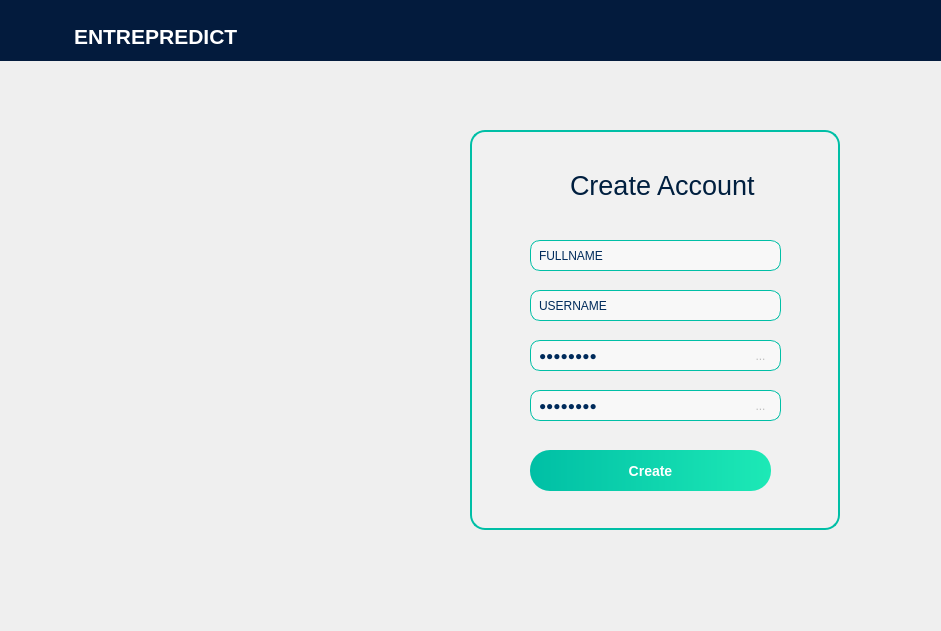
<?xml version="1.0" encoding="UTF-8"?>
<ui version="4.0">
 <class>Form</class>
 <widget class="QWidget" name="Form">
  <property name="geometry">
   <rect>
    <x>0</x>
    <y>0</y>
    <width>941</width>
    <height>631</height>
   </rect>
  </property>
  <property name="windowTitle">
   <string>Form</string>
  </property>
  <widget class="QWidget" name="mainwidget2" native="true">
   <property name="geometry">
    <rect>
     <x>0</x>
     <y>0</y>
     <width>941</width>
     <height>631</height>
    </rect>
   </property>
   <property name="styleSheet">
    <string notr="true">QWidget {
    background-color: qlineargradient(
        spread:pad,
        x1:0, y1:0, x2:1, y2:1,
        stop:0 #ffffff,
        stop:0.4 #cbf7ff,
        stop:1 #a6ecf7
    );
}

</string>
   </property>
   <widget class="QWidget" name="mainwidget" native="true">
    <property name="enabled">
     <bool>true</bool>
    </property>
    <property name="geometry">
     <rect>
      <x>0</x>
      <y>0</y>
      <width>941</width>
      <height>631</height>
     </rect>
    </property>
    <property name="styleSheet">
     <string notr="true">#label_phrase{
    font-family: &quot;Open Sans Light&quot;;
    font-size: 12pt;
    font-weight: 300;
    color: #002B5B;
    border: none;              /* removes the border completely */
    background: transparent;   /* ensures no background box */
}
</string>
    </property>
    <widget class="QLabel" name="label_logo">
     <property name="geometry">
      <rect>
       <x>70</x>
       <y>150</y>
       <width>311</width>
       <height>331</height>
      </rect>
     </property>
     <property name="sizePolicy">
      <sizepolicy hsizetype="Preferred" vsizetype="Preferred">
       <horstretch>150</horstretch>
       <verstretch>150</verstretch>
      </sizepolicy>
     </property>
     <property name="styleSheet">
      <string notr="true">#label_logo{
border-image: url(&quot;C:/Users/Missy/Downloads/ENTREPREDICT_Icon_Option_1_-_Circuit-Graph_E-removebg-preview.png&quot;);

border-radius: 25px;
    background-color: #001F3F;
    padding: 10px;
 
   background:none;
}


</string>
     </property>
     <property name="text">
      <string/>
     </property>
    </widget>
    <widget class="QLabel" name="label_smalllogo">
     <property name="geometry">
      <rect>
       <x>10</x>
       <y>0</y>
       <width>51</width>
       <height>61</height>
      </rect>
     </property>
     <property name="styleSheet">
      <string notr="true">#label_smalllogo{
background-color:#031b3d;
}

#label_smalllogo{
border-image: url(&quot;C:/Users/Missy/Downloads/ENTREPREDICT_Icon_Option_1_-_Circuit-Graph_E-removebg-preview.png&quot;);
}</string>
     </property>
     <property name="text">
      <string/>
     </property>
    </widget>
    <widget class="QLabel" name="label_upperhome">
     <property name="geometry">
      <rect>
       <x>0</x>
       <y>0</y>
       <width>941</width>
       <height>61</height>
      </rect>
     </property>
     <property name="styleSheet">
      <string notr="true">#label_upperhome{
background-color:#031b3d;
}</string>
     </property>
     <property name="text">
      <string/>
     </property>
    </widget>
    <widget class="QPlainTextEdit" name="plainTextEdit_Entrep">
     <property name="geometry">
      <rect>
       <x>70</x>
       <y>20</y>
       <width>191</width>
       <height>41</height>
      </rect>
     </property>
     <property name="styleSheet">
      <string notr="true">#plainTextEdit_Entrep{
 font-family: &quot;Montserrat ExtraBold&quot;;
    font-size: 16pt;
font-weight: 600;
color:white;
background-color:#031b3d;
border:none;
}</string>
     </property>
     <property name="plainText">
      <string>ENTREPREDICT</string>
     </property>
    </widget>
    <widget class="QFrame" name="frameCreate">
     <property name="enabled">
      <bool>false</bool>
     </property>
     <property name="geometry">
      <rect>
       <x>470</x>
       <y>130</y>
       <width>370</width>
       <height>400</height>
      </rect>
     </property>
     <property name="styleSheet">
      <string notr="true">#frameCreate {
    background-color: rgba(255, 255, 255, 30);  /* transparent white layer */
    border: 2px solid #00bfa6;                  /* cyan-blue border */
    border-radius: 15px;                        /* soft corners */
    backdrop-filter: blur(8px);                 /* frosted glass look (optional, works in Qt6) */
}
</string>
     </property>
     <property name="frameShape">
      <enum>QFrame::StyledPanel</enum>
     </property>
     <property name="frameShadow">
      <enum>QFrame::Raised</enum>
     </property>
     <widget class="QLabel" name="label_login_title">
      <property name="geometry">
       <rect>
        <x>100</x>
        <y>40</y>
        <width>191</width>
        <height>31</height>
       </rect>
      </property>
      <property name="styleSheet">
       <string notr="true">#label_login_title {
    font-family: &quot;Segoe UI Semibold&quot;;
    font-size: 20pt;
    color: #001F3F;
    background: transparent;
    border: none;
}
</string>
      </property>
      <property name="text">
       <string>Create Account</string>
      </property>
     </widget>
     <widget class="QLineEdit" name="lineEdit_fullnameCreate">
      <property name="geometry">
       <rect>
        <x>60</x>
        <y>110</y>
        <width>251</width>
        <height>31</height>
       </rect>
      </property>
      <property name="styleSheet">
       <string notr="true">#lineEdit_fullnameCreate {
    border: 1px solid #00bfa6;
    border-radius: 10px;
    padding: 6px;
    background: rgba(255, 255, 255, 120);
    color: #002B5B;
}
</string>
      </property>
      <property name="text">
       <string>FULLNAME</string>
      </property>
     </widget>
     <widget class="QLineEdit" name="lineEdit_passwordCreate">
      <property name="geometry">
       <rect>
        <x>60</x>
        <y>210</y>
        <width>251</width>
        <height>31</height>
       </rect>
      </property>
      <property name="styleSheet">
       <string notr="true">#lineEdit_passwordCreate {
    border: 1px solid #00bfa6;
    border-radius: 10px;
    padding: 6px;
    background: rgba(255, 255, 255, 120);
    color: #002B5B;
}
</string>
      </property>
      <property name="text">
       <string>PASSWORD</string>
      </property>
      <property name="echoMode">
       <enum>QLineEdit::Password</enum>
      </property>
     </widget>
     <widget class="QPushButton" name="pushButton_login">
      <property name="geometry">
       <rect>
        <x>60</x>
        <y>320</y>
        <width>241</width>
        <height>41</height>
       </rect>
      </property>
      <property name="styleSheet">
       <string notr="true">#pushButton_login {
    background-color: qlineargradient(spread:pad, x1:0, y1:0, x2:1, y2:0, stop:0 #00bfa5, stop:1 #1de9b6);
    border: none;
    border-radius: 20px;
    color: white;
    font-weight: bold;
    font-size: 14px;
    padding: 8px 16px;
}

#pushButton_login:hover {
    background-color: qlineargradient(spread:pad, x1:0, y1:0, x2:1, y2:0, stop:0 #1de9b6, stop:1 #a7ffeb);
    box-shadow: 0px 0px 10px #1de9b6;
}

#pushButton_login:pressed {
    background-color: #009e89;
    transform: scale(0.97);
}
</string>
      </property>
      <property name="text">
       <string>Create</string>
      </property>
     </widget>
     <widget class="QToolButton" name="toolButton_eyeCreate">
      <property name="geometry">
       <rect>
        <x>280</x>
        <y>210</y>
        <width>21</width>
        <height>31</height>
       </rect>
      </property>
      <property name="styleSheet">
       <string notr="true">#toolButton_eyeCreate {
    background: transparent;
    border: none;
    padding: 0;
}
#toolButton_eyeCreate:hover {
    background-color: rgba(0, 0, 0, 0.1);
}
</string>
      </property>
      <property name="text">
       <string>...</string>
      </property>
      <property name="icon">
       <iconset>
        <normaloff>../../../../Downloads/view.png</normaloff>../../../../Downloads/view.png</iconset>
      </property>
     </widget>
     <widget class="QLineEdit" name="lineEdit_usernameCreate">
      <property name="geometry">
       <rect>
        <x>60</x>
        <y>160</y>
        <width>251</width>
        <height>31</height>
       </rect>
      </property>
      <property name="styleSheet">
       <string notr="true">#lineEdit_usernameCreate {
    border: 1px solid #00bfa6;
    border-radius: 10px;
    padding: 6px;
    background: rgba(255, 255, 255, 120);
    color: #002B5B;
}
</string>
      </property>
      <property name="text">
       <string>USERNAME</string>
      </property>
     </widget>
     <widget class="QLineEdit" name="lineEdit_confirmpasswordCreate">
      <property name="geometry">
       <rect>
        <x>60</x>
        <y>260</y>
        <width>251</width>
        <height>31</height>
       </rect>
      </property>
      <property name="styleSheet">
       <string notr="true">#lineEdit_confirmpasswordCreate {
    border: 1px solid #00bfa6;
    border-radius: 10px;
    padding: 6px;
    background: rgba(255, 255, 255, 120);
    color: #002B5B;
}
</string>
      </property>
      <property name="text">
       <string>PASSWORD</string>
      </property>
      <property name="echoMode">
       <enum>QLineEdit::Password</enum>
      </property>
     </widget>
     <widget class="QToolButton" name="toolButton_eye_confirmCreate">
      <property name="geometry">
       <rect>
        <x>280</x>
        <y>260</y>
        <width>21</width>
        <height>31</height>
       </rect>
      </property>
      <property name="styleSheet">
       <string notr="true">#toolButton_eye_confirmCreate {
    background: transparent;
    border: none;
    padding: 0;
}
#toolButton_eye_confirmCreate:hover {
    background-color: rgba(0, 0, 0, 0.1);
}
</string>
      </property>
      <property name="text">
       <string>...</string>
      </property>
      <property name="icon">
       <iconset>
        <normaloff>../../../../Downloads/view.png</normaloff>../../../../Downloads/view.png</iconset>
      </property>
     </widget>
     <zorder>label_login_title</zorder>
     <zorder>pushButton_login</zorder>
     <zorder>lineEdit_fullnameCreate</zorder>
     <zorder>lineEdit_passwordCreate</zorder>
     <zorder>toolButton_eyeCreate</zorder>
     <zorder>lineEdit_usernameCreate</zorder>
     <zorder>lineEdit_confirmpasswordCreate</zorder>
     <zorder>toolButton_eye_confirmCreate</zorder>
    </widget>
    <zorder>label_upperhome</zorder>
    <zorder>label_logo</zorder>
    <zorder>label_smalllogo</zorder>
    <zorder>plainTextEdit_Entrep</zorder>
    <zorder>frameCreate</zorder>
   </widget>
  </widget>
 </widget>
 <resources/>
 <connections/>
</ui>
